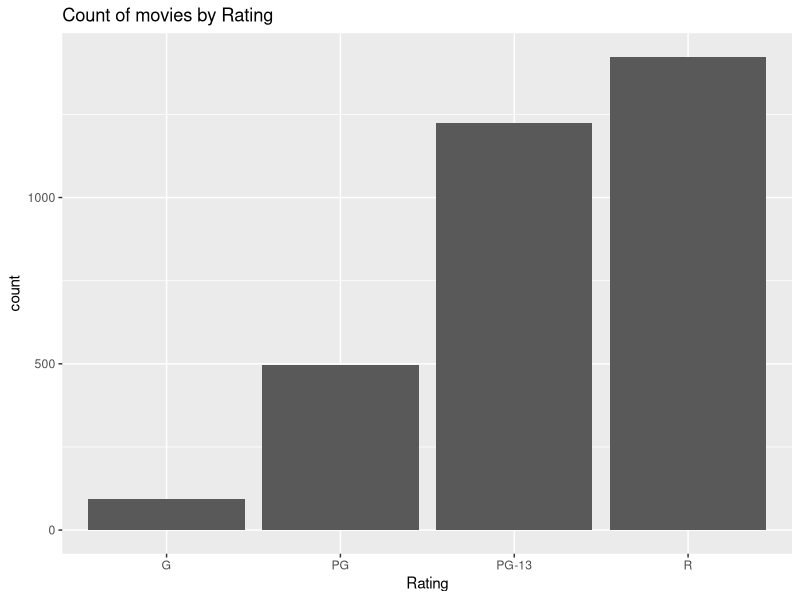
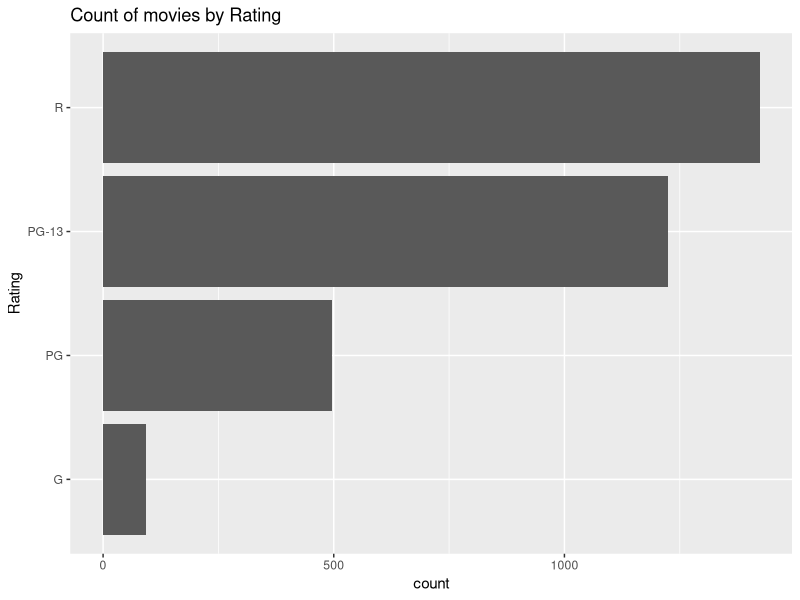
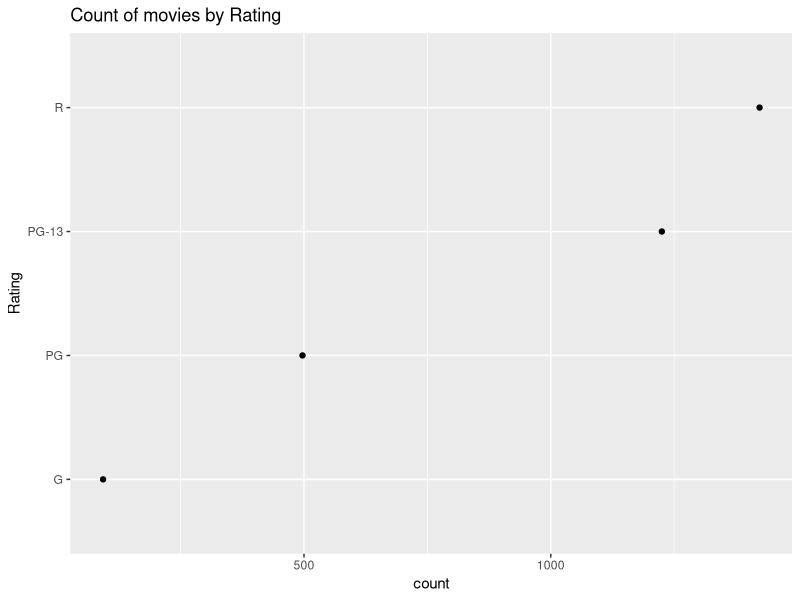
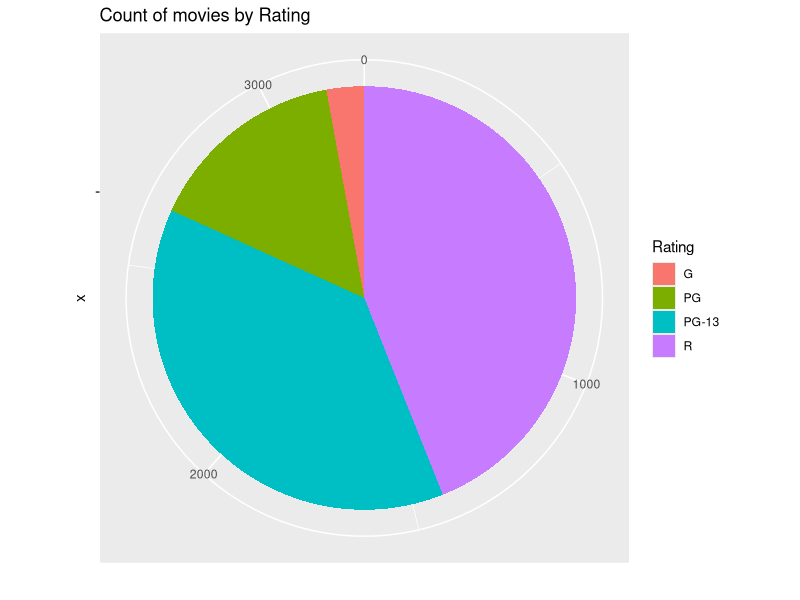
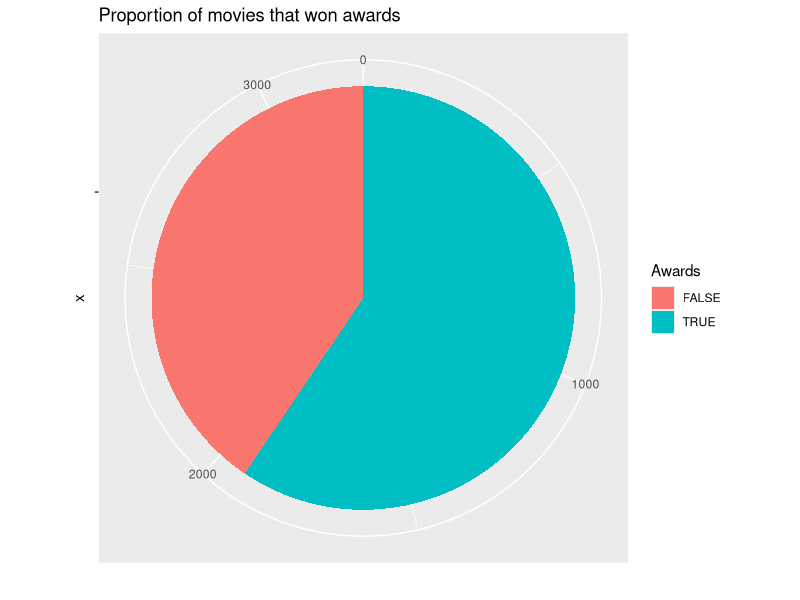

Reproduce these figures in R, in order.
## ---- chunk 1
movies <- read.csv("Movies.csv")
library(ggplot2)
## ---- chunk 2
ggplot(
  data = movies,
  aes(x = Rating)) +
  geom_bar() +
  ggtitle("Count of movies by Rating")
## ---- chunk 3
ggplot(
  data = movies,
  aes(x = Rating)) +
  geom_bar() +
  coord_flip() +
  ggtitle("Count of movies by Rating")
## ---- chunk 4
ggplot(
  data = movies,
  aes(x = Rating)) +
  geom_point(stat = "count") +
  coord_flip() +
  ggtitle("Count of movies by Rating")
## ---- chunk 5
ggplot(
  data = movies,
  aes(x = "", fill = Rating)) +
  geom_bar() +
  coord_polar(theta = "y") +
  ggtitle("Count of movies by Rating") +
  ylab("")
## ---- chunk 6
ggplot(
  data = movies,
  aes(x = "", fill = Awards)) +
  geom_bar() +
  coord_polar(theta = "y") +
  ggtitle("Proportion of movies that won awards") +
  ylab("")
